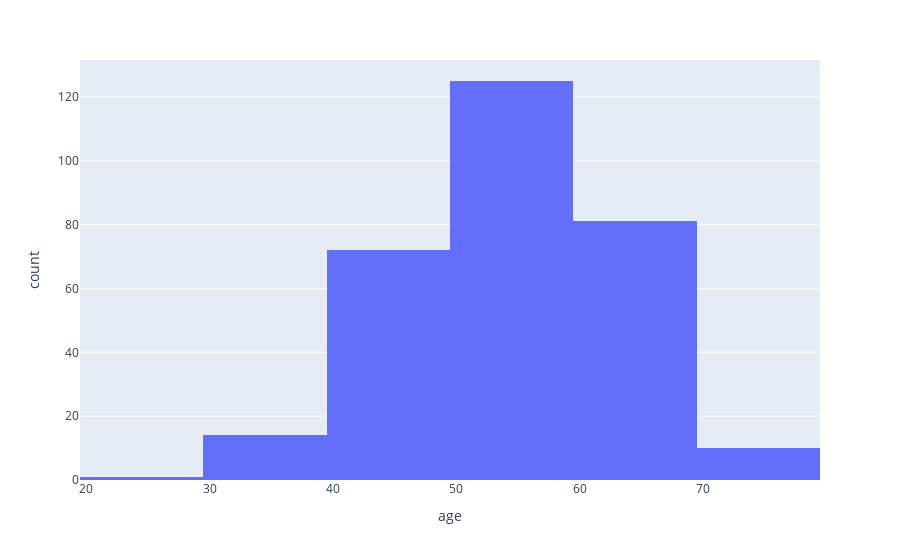

The code cell stored with this chart in its notebook:
### Code cell
fig=px.histogram(df,x='age',nbins=5)
fig.show()

### Figure 1 — Plotly figure (JSON) as saved in the notebook; plotly's stock layout.template omitted (floating-point values rounded to 4 significant figures; data arrays with more than 128 entries replaced by an {"elided": "..."} marker saying what was removed)
{"data": [{"alignmentgroup": "True", "bingroup": "x", "hovertemplate": "age=%{x}<br>count=%{y}<extra></extra>", "legendgroup": "", "marker": {"color": "#636efa", "pattern": {"shape": ""}}, "name": "", "nbinsx": 5, "offsetgroup": "", "orientation": "v", "showlegend": false, "type": "histogram", "x": {"elided": "303 int values"}, "xaxis": "x", "yaxis": "y"}], "layout": {"autosize": true, "barmode": "relative", "legend": {"tracegroupgap": 0}, "margin": {"t": 60}, "xaxis": {"anchor": "y", "autorange": true, "domain": [0, 1], "range": [19.5, 79.5], "title": {"text": "age"}, "type": "linear"}, "yaxis": {"anchor": "x", "autorange": true, "domain": [0, 1], "range": [0, 131.6], "title": {"text": "count"}}}}
